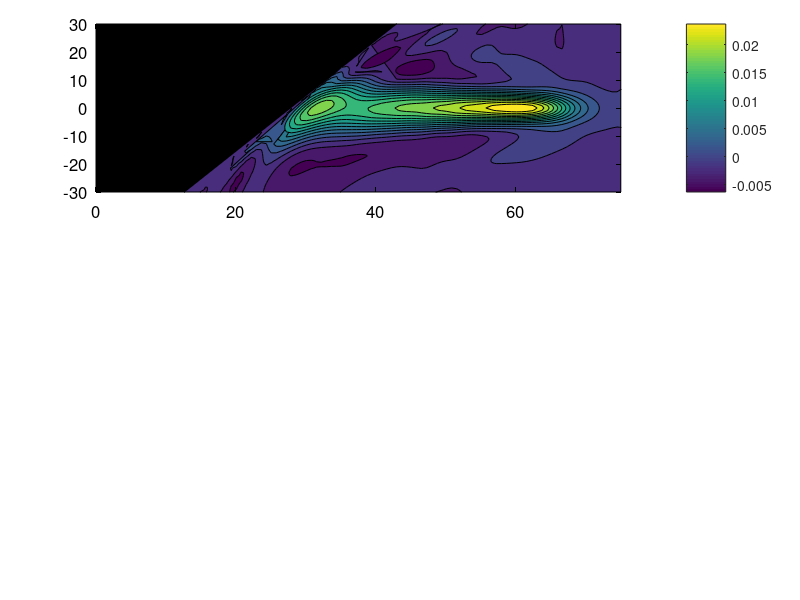

Write MATLAB code to recreate this figure. (Note: this script raises an error after producing the figure.)
% linear beta-plume reflected at a slanted wall placed at the west end (Xwall=0)
% modelled using a Double-Fourier decomposition.

% The script gives the solutions for the incidental plume, reflected plume, and their
% sum in terms of surface elevation, at a series of moments,
% the parameters used here are for the rotating-tank exp.

% The coordiante sys is the original x and y axes, with x pointing to the east and y to the
% north. The wall starts from x=0,y=0, and slanted with an angle, theta, with respect to y
% pointing to the northeast,
clear all;
close all;
clc

% nv=3;   % for quiver plot
% uv_scale=3;

moments=[0.1:0.1:70] ;   % in second
% ep =tan(2*pi*1.5/12*0.5);           % tan(alpha), alpha is the angle between the wall and y axis,
ep =tan(pi*26.6/180);           % tan(alpha), alpha is the angle between the wall and y axis,
alpha_angle =  atan(ep); % angle between the wall and y axis

Amp = 0.1;         % s^-2, magnitude of Q which foces the vort  eq. due to the eddy forcing
forcing_R = 4.5;    % cm, radius of the Gaussian vortex formed by the injected freshwater;
gamma = 0.025;    % sqrt(0.041*2.6)/8;     % 1/(8e1); % <= Ekman friction coefficient= sqrt(\nu*OM)/H
beta=0.12; % 2*OM^3*35/(g*H); %topographic beta effect, 1/(s*cm)
Rd =4.5; %forcing_R;
kds = Rd^(-2) ;%; %<=kd square =Rd^-2, Rd is the b.c. deformation radius


Ly=55*2; %cm; radis of the tank or the barrier length
Lx=2*pi*35*5/12;% pi*Ly/2; %zonal extent of the beta-plume obseved in the exp. 2*pi*35*5/12*2
Nx=128; % no. of grid point in the zonal direction
Ny=128; % no of grid point in the south-north direction
forcing_x=0.72;%ep*0.5+0.5/cos(theta); % Nx*0.5; %distance to the western boundary
forcing_y=0.5; % distance to the souther/northern boundary

g=982; %cm/s^2
OM=2.3; %2*pi/sec_ped; % rad/s
f=2*OM;%*sind(lat);    % rad/s
H=10;                  % mean water depth, cm

% gprime=g*1.e-3; %reduced gravity
% H1=H*1.e-1;            % upper layer thickness if necessary


% define the horizonatal grid
[X,Y]=meshgrid(0:Nx-1,0:Ny-1); %horizontal grid. unit:dx=Lx/Nx, dy=Ly/Ny
X=X/Nx*Lx;
Y=Y/Ny*Ly;
dx=Lx/Nx;dy=Ly/Ny;
Xwall=0;
%X(1,Nx*forcing_x+30); %location of the wall, must to the east of the forcing

yb=(0:Ny-1)/Ny*Ly; %cooridinates of the wall
xb=ep*yb;





% define the Gaussian forcing Q, which drives the vort equation, its dimension is s^-2
Q=Amp*exp(  -(X-forcing_x*Lx).^2./forcing_R^2 ....
    -(Y-forcing_y*Ly).^2./forcing_R^2 ); %dimension, 1/s^2
fQ=fft2(Q)/(Nx*Ny);   % which enters into the solution

%  define the wavenumber space
kx=[0:Nx/2,-Nx/2+1:-1]*2*pi/Lx; %cm^-1
ky=[0:Ny/2,-Ny/2+1:-1]*2*pi/Ly;
[Kx,Ky] = meshgrid(kx,ky);
ks  = Kx.^2+Ky.^2;
if gamma*kds~=0
    Kx_r=beta*(Kx.^2+Ky.^2+kds)*cos(alpha_angle)^2;
    Kx_r=Kx_r./(Kx*beta-1j*gamma*kds);
    Kx_r=Kx_r+Ky*sin(2*alpha_angle)-Kx*cos(2*alpha_angle);
else
    Kx_r= (Ky.^2+kds)./Kx ;
end

%dispersion relation of the Rossby wave, eq.(8), s^-1
omega= ( -Kx.*beta -1j*(gamma*ks) )./(ks+kds);
omega(isnan(omega))=0;

Ky_r=ep*(Kx-Kx_r)+Ky;


% since d\zeta/dt = Q*g/f, Q*g/f*dt gives the relative vorticyt increment
% in dt time injected by the forcing, here dt=1day=86400s, then Q*g/f^2*86400s gives the
% Ro number increment after being forced by 1day. Therefore, this figure
% quantifies how strong the forcing is
% figure;
% pcolor(X,Y, Q*g/f^2);
% xlabel('x,km');ylabel('y,km')
% title( 'Ro number increment after being forced by 1s' );
% colorbar;hold on
% % plot(xb*1.e-3,yb*1.e-3,'w-','linewidth',5);
% text(20 ,400 ,[num2str( 90-atan(1/ep)/pi*180,'%3.0f'),'^o'],'fontsize',15,'color','w')
foldername=['Amp=',num2str(Amp,'%3.1f'),' Rf=',num2str(round(forcing_R)),.....
    ' Rd=',num2str(round(Rd)),' frc=',num2str(gamma,'%4.3f'),....
    ' alpha=',num2str(alpha_angle/pi*180,'%3.0f')];
[status,msg]=mkdir(foldername);
if ~isempty(msg)
    disp([foldername,' existed!'])
else
    disp([foldername,' is created! pictures are saved there.'])
end
movie_name=['theory movie ',num2str(moments(1)),'-', num2str(moments(end)),'s'];
    
% v=VideoWriter([foldername,'/',movie_name]);
% v.FrameRate=50;
% v.Quality=100;
% open(v);


% fl=dir([foldername,'/*.png']);
% [~,idx]=sort([fl.datenum]);
% fl=fl(idx);
% for it=1:numel(fl)
% im=imread([foldername,'/',fl(it).name]);
% [imind,cm]=rgb2ind(im,256);
% if it==1
% imwrite(imind,cm,[foldername,'/gifmovie.gif'],'gif','DelayTime',0.1,'Loopcount',inf);
% else
%     imwrite(imind,cm,[foldername,'/gifmovie.gif'],'gif','DelayTime',0.2,'WriteMode','append');,
% end
% 
% end
  
wall=X<xb'*ones(1,Nx);
wall2=X==xb'*ones(1,Nx);



%drawnow;
% for it=1:numel(moments)
%     t=moments(it);
t=36;
    T_rot=num2str(t/(2*pi/OM),'%3.0f');
         disp([' @ ',num2str(t), 's, ',T_rot,' rot.']);
         

                  
    % eq.(12) in the doc file gives the incident plume without the boundary effect
    ss= fQ./(-1j*beta.*Kx+gamma.*ks).*(1-exp(-1j*omega*t))*Nx*Ny;
    ss(isnan(ss))=0;
    psi_inc = real(ifft2(ss));
%     u=real(ifft2(ss.*1j.*-Ky)); %m/s
%     v=real(ifft2(ss.*1j.*Kx));  %m/s
    
    % the total psi as  sum of incident and reflect
    ss=zeros(size(X));    
    for n2=1:Nx*Ny
        deno =-1j*beta*Kx(n2)+gamma*ks(n2);
        if ( deno~=0 && ~isnan(Kx_r(n2)) && ~isinf(Kx_r(n2)) )
            T = fQ(n2)/deno*(1-exp(-1j*omega(n2)*t));
            ss=ss + T.*(.......
                exp(1j*( Ky(n2)*Y   + Kx(n2)*X   )).......
                -exp(1j*( Ky_r(n2)*Y + Kx_r(n2)*X )).......
                );            
        end
    end
    psi=real(ss);
    psi(wall)=nan; %assign nan to the continent
    psi(wall2)=0;
    
%      zeta= ( psi(1:end-2,2:end-1)+psi(3:end,2:end-1) - 2*psi(2:end-1,2:end-1) )/dy^2+....
%            ( psi(2:end-1,1:end-2)+psi(2:end-1,3:end) - 2*psi(2:end-1,2:end-1))/dx^2 ;
    
    psi_ref=psi-psi_inc;
%    psi_inc(wall)=nan; %assign nan to the continent
    
    
    
    
    
    
    
    
    
    
    
    figure('position',[100,0,600,920],'color','w','Inverthardcopy','off');

% ========== draw these beta plumes and their sum ==============

    
   h1=axes('position',[0.12,0.7-0.02,0.82,0.28]);
    contourf(X,Y-Ly/2,psi*f/g,15);
   set(gca,'ydir','normal','color','k','xcolor','k','ycolor','k',......
        'xlim',[0 75],'ylim',[-1 1]*30,'fontsize',12)
    hb=colorbar;
    hb.Color='k';
    hb.FontSize=12;
    caxis([-0.005 0.03])
    hold on
% text(2,25,[ T_rot,' rot.'],'color','w','fontsize',18,'fontname','serif');
% text(75,25,['\eta'],'color','w','fontsize',25,'fontname','serif');
% ylabel('y, cm','fontsize',18)
 

slice=psi_inc*f/g;
slice(wall)=nan;
   h2=axes('position',[0.12,0.7-0.28-0.06,0.82,0.28]);
    contourf(X,Y-Ly/2,slice,8);
        set(gca,'ydir','normal','color','k','xcolor','k','ycolor','k',......
        'xlim',[0 75],'ylim',[-1 1]*30,'fontsize',12)  
     hb=colorbar;
    hb.Color='k';
    hb.FontSize=12;
%     ylabel('y, cm','fontsize',18)
    caxis([-0.005 0.03])



   h3=axes('position',[0.12,0.69-0.28*2-0.09,0.82,0.28]);
    contourf(X,Y-Ly/2,psi_ref*f/g,8);
    hb=colorbar;
    hb.Color='k';
          caxis([-6 2]*1.e-3)

        set(gca,'ydir','normal','color','k','xcolor','k','ycolor','k',......
        'xlim',[0 75],'ylim',[-1 1]*30,'fontsize',12)
%  text(68,25,['\eta_{ref}'],'color','w','fontsize',25,'fontname','serif');
              hb.FontSize=12;
%     xlabel('x, cm','fontsize',18);
%     ylabel('y, cm','fontsize',18)

    print(gcf,[foldername,'/t=',num2str(t),'s.png'],'-r200','-dpng')
    
    
    
    

    
    
    
    
    
        
    figure('position',[100,0,300,920],'color','w','Inverthardcopy','off');    
   h1=axes('position',[0.13,0.7-0.02,0.82,0.28]);
    contourf(X,Y-Ly/2,psi*f/g,20);
   set(gca,'ydir','normal','color','k','xcolor','k','ycolor','k',......
        'xlim',[0 8],'ylim',[-1 1]*30,'fontsize',12)
    caxis([-0.005 0.01])
    hold on
 colorbar;
 
   h2=axes('position',[0.13,0.7-0.28-0.06,0.82,0.28]);
    contourf(X,Y-Ly/2,slice,10);
        set(gca,'ydir','normal','color','k','xcolor','k','ycolor','k',......
        'xlim',[0 8],'ylim',[-1 1]*30,'fontsize',12)  
    caxis([-0.005 0.005])
 colorbar;

   h3=axes('position',[0.13,0.69-0.28*2-0.09,0.82,0.28]);
    contourf(X,Y-Ly/2,psi_ref*f/g,8);
          caxis([-0.01 0.005])
          colorbar;
        set(gca,'ydir','normal','color','k','xcolor','k','ycolor','k',......
        'xlim',[0 8],'ylim',[-1 1]*30,'fontsize',12)
    print(gcf,[foldername,'/t=',num2str(t),'s near wall.png'],'-r200','-dpng')
    
    
    
    
    


